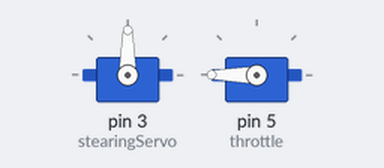
Simulated run of this sketch. Board: Arduino Uno, built with avr-gcc and run on an emulated ATmega328P. On the bench: 2 × servo. What the sketch prints to the serial monitor is not drawn.

Above: at 0.1 s.
At 2.15 s:
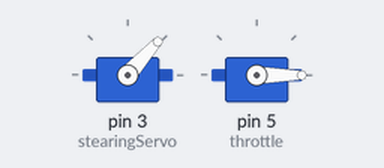
At 21.65 s:
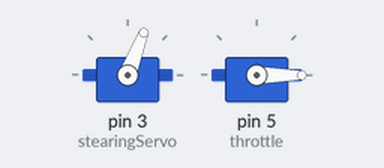
At 39.49 s:
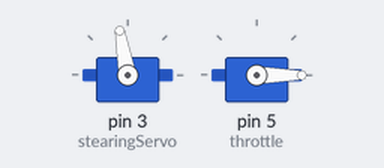
Timing chart, 0 to 40.0 s (numbered marks = the images above):
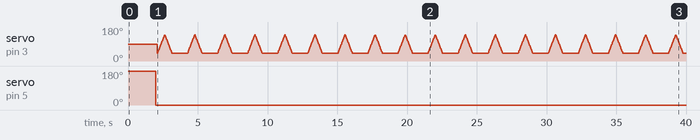

The sketch:

ServoTester.ino
```cpp
#include <Servo.h>

Servo stearingServo, throttle;

int pos = 0;

void setup() {
  stearingServo.attach(3);
//    throttle.attach(5);
  throttle.attach(5, 1000, 2000);
  Serial.begin(115200);

  throttle.write(180);
  delay(2000);
  throttle.write(0);
}

int mini = 40;
int maxi = 140;

//short minThrottle = 1000;
//short maxThrottle = 2000;


void loop() {
  delay(100);

  for (pos = mini; pos <= maxi; pos += 1) { // goes from 0 degrees to 180 degrees
    // in steps of 1 degree
    stearingServo.write(pos);              // tell servo1 to go to position in variable 'pos'
    Serial.println(pos);
    delay(5);                       // waits 15ms for the servo to reach the position
  }

  for (pos = maxi; pos >= mini; pos -= 1) { // goes from 180 degrees to 0 degrees
    stearingServo.write(pos);              // tell servo1 to go to position in variable 'pos'
    Serial.println(pos);
    delay(5);                       // waits 15ms for the servo to reach the position
  }

  delay(1000);

//  for (pos = 0; pos <= 180; pos += 1) { // goes from 0 degrees to 180 degrees
//    throttle.write(pos);
//    Serial.println(pos);
//    delay(10);                       // waits 15ms for the servo to reach the position
//  }
//
//  for (pos = 180; pos >= 0; pos -= 1) { // goes from 180 degrees to 0 degrees
//    throttle.write(pos);              // tell servo1 to go to position in variable 'pos'
//    Serial.println(pos);
//    delay(10);                       // waits 15ms for the servo to reach the position
//  }

}
```

Measured:
- by itself, servo on pin 5 (throttle): 180° → 0° at 2.0 s
